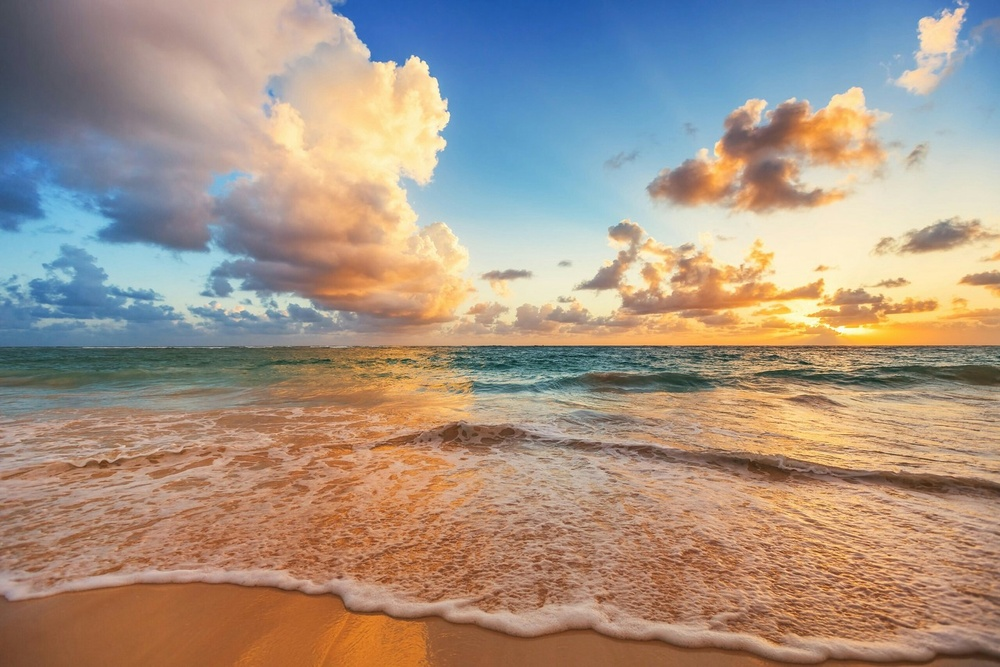
#> input picture image.jpg, 1000 x 667 px, shrunk from 1440 x 960 before the run
$ jupyter execute --allow-errors dominant_color_case_study.ipynb   (shell and % lines are left out)   (Python 2 division)
#> lines starting #> are read from the running program, lines starting #| are printed output that depends on the picture; long printed decimals are rounded
[cell 1]
# for image recogonition
import cv2
import matplotlib.pyplot as plt
import numpy as np

[cell 2]
image = cv2.imread('image.jpg')
#> image is the input picture: shape (667, 1000, 3); mean B, G, R 132.9, 147.7, 165.4
image = cv2.cvtColor(image, cv2.COLOR_BGR2RGB)
image.shape
#> Out = (667, 1000, 3)

[cell 3]
plt.figure()
plt.axis("off")
plt.imshow(image)

[cell 4]
image.shape
#> Out = (667, 1000, 3)

[cell 5]
plt.figure()
plt.axis("on")
plt.imshow(image)

[cell 6]
image = image.reshape((image.shape[0] * image.shape[1], 3))
print image
#> (printed output is left out)
print image.shape
#| (667000, 3)

[cell 7]
from sklearn.cluster import KMeans
K = 3
clf = KMeans(n_clusters=K)
clf.fit(image)

[cell 8]
#initialising the label dictionary
label = [0, 0, 0]

#finding count of data in each cluster
for x in clf.labels_:
    label[x] += 1

#Total Number of data points
label_sum = image.shape[0]
#> label_sum = 667000

#converting to percentage
label = [float(x) / label_sum for x in label]
#> label = [0.208, 0.392, 0.4]
print label
#| [0.2084, 0.392, 0.3996]

[cell 9]
import webcolors

centroids = [x.astype("uint8").tolist() for x in clf.cluster_centers_]

clr = [webcolors.rgb_to_hex(c) for c in centroids]

plt.pie(label, colors=clr, shadow=True)
plt.axis('equal')
plt.show()
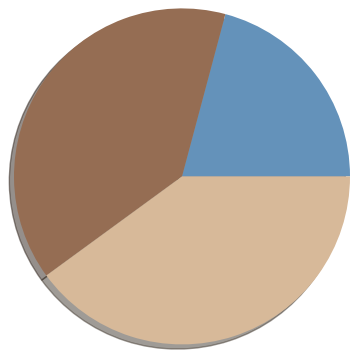
#> figure drawn by matplotlib, 1 panel
#| Image shape: (667, 1000, 3)
#| Shape of image after image reshape: (667000, 3)
#> after the loop `for x in kmeans.labels_:`: label = [139009, 261462, 266529]
#> `label = [round((float(x)/label_sum)*100, 2) for x in label]`: label = [20.84, 39.2, 39.96]
#> `m = max(label)`: m = 39.96
#> `y = label.index(m)`: y = 2
#| Percentage of different colours: [20.84, 39.2, 39.96]
#> `centroids = [x.astype('uint8').tolist() for x in kmeans.cluster_center..`: centroids = [[100, 146, 186], [149, 109, 83], [215, 185, 153]]
#| [[100, 146, 186], [149, 109, 83], [215, 185, 153]]
#> `clr = [webcolors.rgb_to_hex(c) for c in centroids]`: clr = ['#6492ba', '#956d53', '#d7b999']
#| colours hex codes: ['#6492ba', '#956d53', '#d7b999']
#> `dc = clr[y]`: dc = '#d7b999'

[cell 10]
import pandas as pd

[cell 11]
# data frame for dominant color in each image
pine = pd.DataFrame({
    'Image name': [],
    'Dominant colour percentage': [],
    'Color': []
})

[cell 12]
# to store dominant color realated data
data = []
# fetching images using the loop
#> (the rest of this cell did not finish here and is left out)
